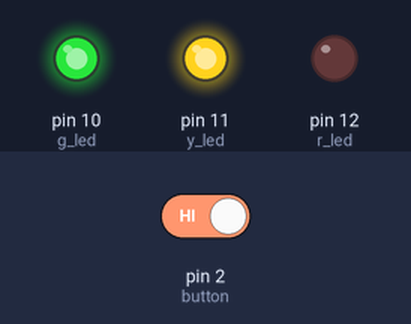
Recording of a sketch running on a simulated Arduino Uno, built with avr-gcc and run on an emulated ATmega328P. Parts: output pins drawn as LEDs (lit = HIGH). Inputs (shaded band) come from the test bench; at power-on: pin 2 (button) HIGH.

Above: at 8.8 s.
8.9 s: pin 2 (button) driven LOW
At 9.9 s:
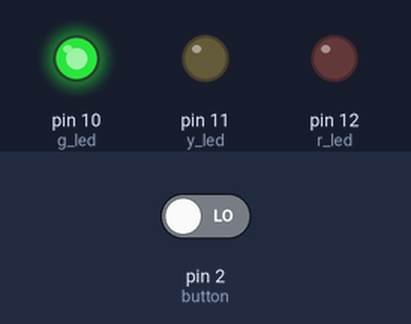
At 13.3 s:
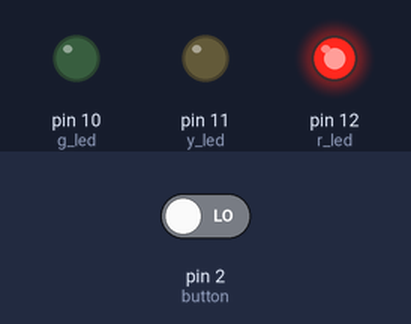
13.9 s: pin 2 (button) driven HIGH
At 14.7 s:
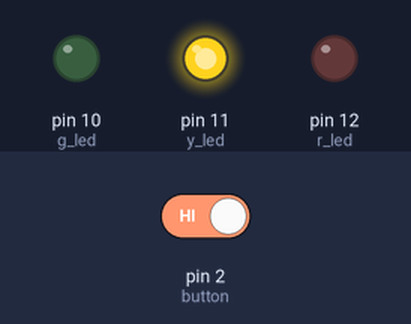
Timing chart, 0 to 28.4 s (numbered marks = the images above; inputs shaded):
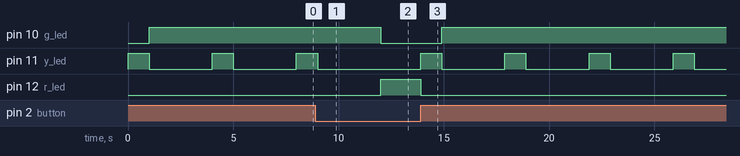

Measured:
- after the input at 8.9 s, pin 10 (g_led): HIGH → LOW after 3.1 s; pin 11 (y_led): goes on until 9.0 s, then stays LOW; pin 12 (r_led): LOW → HIGH after 3.1 s
- after the input at 13.9 s, pin 10 (g_led): LOW → HIGH after 1.0 s; pin 11 (y_led): alternates HIGH for 1.0 s and LOW for 3.0 s, starting at once; pin 12 (r_led): HIGH → LOW at once
- by itself, pin 11 (y_led): alternates HIGH for 1.0 s and LOW for 3.0 s

The sketch:

LED_TrafficLight.ino
```cpp
// 3색 신호등 만들기(LED, Button 활용 프로젝트)

int r_led = 12; // 빨강 LED 12번 핀 사용
int y_led = 11; // 노랑 LED 11번 핀 사용
int g_led = 10; // 녹색 LED 10번 핀 사용

int button = 2; // 버튼 2번 핀 사용
int button_state = 0; // 버튼 상태 저장 변수

void setup(){
  // LED는 출력, 버튼은 입력으로 사용
  pinMode(r_led, OUTPUT);
  pinMode(y_led, OUTPUT);
  pinMode(g_led, OUTPUT);
  pinMode(button, INPUT);
}

void loop()
{
  button_state = digitalRead(button); // 버튼 입력 상태 확인

  // 버튼을 누르지 않은 상태면 빨강 LED 켜짐
  if (button_state == LOW) {
    digitalWrite(r_led, HIGH); //
    digitalWrite(y_led, LOW);  //
    digitalWrite(g_led, LOW);  //
  }
  else { // 버튼을 누르면 노랑색 1초, 녹색 3초 켜짐
    digitalWrite(r_led, LOW); //
    digitalWrite(y_led, HIGH); //
    delay(1000);
    digitalWrite(y_led, LOW); //
    digitalWrite(g_led, HIGH);  //
    delay(3000);
  }
}
```
